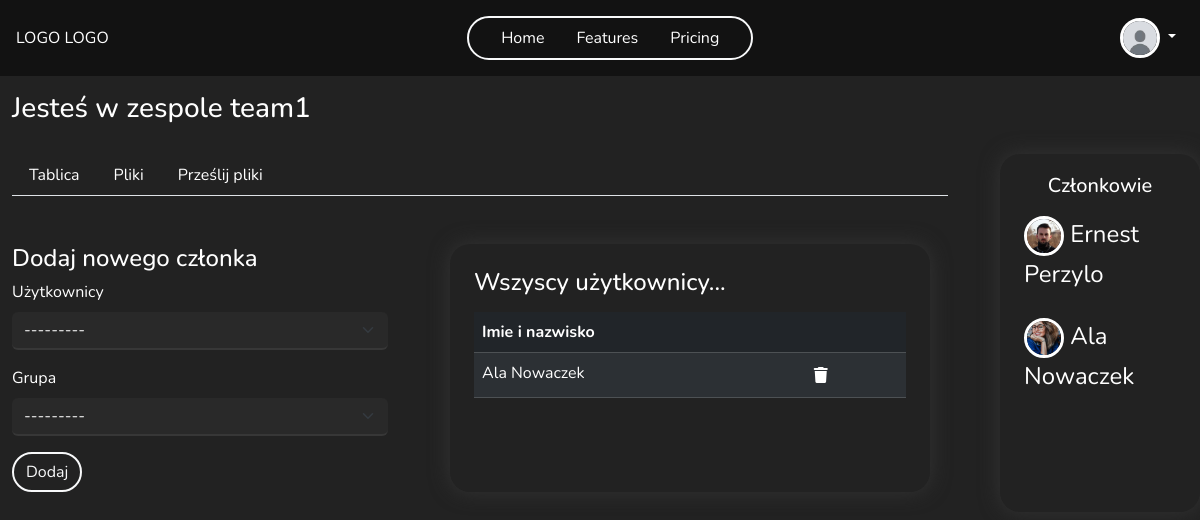
/team/5/members (signed in), run on the app's committed database.
### main/models.py (models this page shows, shortened)
class Profile(models.Model):
    user = models.OneToOneField(User, on_delete=models.CASCADE)
    image = models.ImageField(default='default.jpg', upload_to=UniqueFileName('profile_pics'))
    bio = models.TextField(max_length=500, blank=True, null=True)
    country = CountryField(default = 'PL')
    age = models.PositiveSmallIntegerField(blank=True, null=True)
    phone_number = models.CharField(max_length=20, blank=True, null=True)
    website = models.CharField(max_length=255, blank=True, null=True)

class Team(models.Model):
    name = models.CharField(max_length=255)
    founder = models.ForeignKey(User, on_delete=models.CASCADE, related_name='team_founder')
    members = models.ManyToManyField(User, through='TeamMembership', related_name='team_member', blank=True)
    key = models.OneToOneField(Key, on_delete=models.SET_NULL, null=True, blank=True, related_name='team_key', unique=True)
    def get_members(self):
        return TeamMembership.objects.filter(team=self)
    class Meta:
        permissions = [
            ("add_new_member", "Can add new team memeber"),
            ("delete_member", "Can delete team memeber"),
            ("manage_perms", "Can manage all permission in team"),
            ("view_logs", "Can see team logs")
        ]

class TeamMembership(models.Model):
    user = models.ForeignKey(User, on_delete=models.CASCADE)
    team = models.ForeignKey(Team, on_delete=models.CASCADE)
    groups = models.ManyToManyField(Group)
    def get_fullname_member(self):
        return f'{self.user.get_full_name()}'

### main/views.py (the view)
# urls.py: path('team/<int:id>/members', views.team_add_member, name='team_members'),
@login_required
def team_add_member(request, id):
    team, members = get_team_and_members(id)
    if request.user.is_authenticated:
        user = request.user
        user_permissions = get_user_perms(user, team)
    if request.method == 'POST':
        form = AddNewMember(request.POST or None, team=team)
        if form.is_valid():
            member = form.cleaned_data['members']
            group = form.cleaned_data['groups']
            team_membership = TeamMembership.objects.create(user = member, team=team)
            team_membership.groups.add(group)
            TeamActivityLog.objects.create(user = user, action = f'Dodano nowego członka - {member.get_full_name()}', team=team)
            return redirect('team_members', id=team.id)
    else:
        form = AddNewMember(team=team)
        form.team = team
    context = {'team':team, 'form':form, 'members': members, 'user':user, 'user_permissions':user_permissions}
    return render(request, 'teams/team_members.html', context=context)

### main/forms.py
class AddNewMember(forms.Form):
    members = forms.ModelChoiceField(queryset=User.objects.all())
    groups = forms.ModelChoiceField(queryset=Group.objects.all())
    def __init__(self, *args, **kwargs):
        team = kwargs.pop('team', None)
        super().__init__(*args, **kwargs)
        self.fields['members'].label = 'Użytkownicy'
        self.fields['groups'].label = 'Grupa'
        if team:
            existing_members = team.members.all()
            users_not_in_team = User.objects.filter(is_superuser=False).exclude(id__in=[user.id for user in existing_members])
            self.fields['members'].queryset = users_not_in_team
            if not users_not_in_team:
                self.fields['members'].choices = [('', ('Brak użytkowników do dodania'))]
        self.fields['members'].label_from_instance = lambda obj: f"{obj.get_full_name()}"

### main/permission_tools.py (called while the page is built)
def get_user_perms(user, team):
    team_membership = TeamMembership.objects.filter(user=user, team=team).first()
    user_permissions = []
    if team_membership:
        group = team_membership.groups.first()
        if group:
            user_permissions += list(group.permissions.values_list('codename', flat=True))
    return user_permissions

### main/views.py (called while the page is built)
def get_team_and_members(id):
    team = get_object_or_404(Team, pk=id)
    members = team.get_members()
    return team, members

### main/templates/teams/team_members.html (shortened to what this page needs)
{% extends "teams/team_board.html" %}
{% load crispy_forms_tags %}
{% block navbar %}
    {% include 'main/navbar.html' %}
{% endblock navbar %}
{% block team-content %}
<div class="row mt-5">
    <div class="col-5">
        <h4>Dodaj nowego członka</h4>
        <form method="POST">
            {{form|crispy}}
            <button type="submit" class="btn btn-outline-light border-2 rounded-pill">Dodaj</button>
        </form>
    </div>
    <div class="col-6 p-4 my-shadow">
        <h4 class="mb-3">Wszyscy użytkownicy...</h4>
        <table class="table table-striped table-dark">
            <thead>
              <tr>
                <th scope="col">Imie i nazwisko</th>
                <th scope="col"></th>
              </tr>
            </thead>
            <tbody>
                {% for member in team.members.all %}
                  {% if member != team.founder %}
                  <tr>
                    <td>
                        {% if member.get_full_name %}
                            {{ member.get_full_name }}
                        {% else %}
                            {{ member.username }}
                        {% endif %}
                    </td>
                    <td>
                        <a class="delete-confirm" data-bs-toggle="modal" data-bs-target="#confirmDeleteModal"
                        data-desc=" Usunąć użytkownika {{member.get_full_name}}?"
                        data-url="{% url 'remove_member' team.id member.id %}" ><i class="fa-solid fa-trash trash-icon"></i></a>
                    </td>
                  </tr>
                  {% endif %}
                {% endfor %}
            </tbody>
          </table>
    </div>
</div>
{% endblock %}

### main/templates/teams/team_board.html (shortened to what this page needs)
{% extends "main/base.html" %}
{% load crispy_forms_tags %}
{% block content %}
<div class="container-fluid team-container ">
  <h3 class="mt-3">Jesteś w zespole {{team.name}}</h3>
    <div class="row ">
        <div class="col-10 team-col">
            <ul class="nav nav-tabs">
                <li class="nav-item">
                  <a class="nav-link" aria-current="page" href="{% url 'team_board' team.id %}">Tablica</a>
                </li>
                <li class="nav-item">
                  <a class="nav-link" href="{% url 'team_files' team.id %}">Pliki</a>
                </li>
                <li class="nav-item">
                  <a class="nav-link" href="{% url 'team_add_file' team.id %}">Prześlij pliki</a>
                </li>
              </ul>
            <div class="team-content">
              {% block team-content %}{% endblock team-content %}
            </div>
        </div>
        <div class="col-2 members-col" >
            <h5 class="text-center ">Członkowie</h5>
          {% for member in members %}
            <div class="row d-flex align-items-center ">
                <div class="member-name d-flex justify-content-between ">
                    <div>
                      <img src="{{ member.user.profile.image.url }}" class="rounded-circle img-profile">
                      {{member.get_fullname_member}}
                    </div>
                </div>
            </div>
          {% endfor %}
        </div>
    </div>
</div>
{% endblock content %}

### main/templates/main/navbar.html (shortened to what this page needs)
<nav class="navbar navbar-expand-lg my-nav text-light justify-content-center position-relative p-3 z-3">
  <div class="d-flex justify-content-between w-100 align-items-center">
    <a class=" nav-link" href="/">LOGO LOGO</a>
    <ul class="navbar-nav mb-2 mb-lg-0 justify-content-center border border-2 border-light rounded-pill px-4 gap-3 ">
      <li class="nav-item">
        <a class="nav-link active" aria-current="page" href="{% url 'home' %}">Home</a>
      </li>
      <li class="nav-item">
        <a class="nav-link" href="#">Features</a>
      </li>
      <li class="nav-item">
        <a class="nav-link" href="#">Pricing</a>
      </li>
    </ul>
    <div class="navbar-nav ">
      {% if user.is_authenticated %}
          <div class="nav-item dropdown ml-auto">
            <a class="nav-link dropdown-toggle" href="#" role="button" data-bs-toggle="dropdown" aria-expanded="true">
              <img src="{{ user.profile.image.url }}" class="rounded-circle img-profile">
            </a>
          </div>
      {% else %}
      <a
        class="nav-link border border-2 border-light rounded-pill d-flex justify-content-center align-items-center gap-3 position-relative login-icon"
        href="{% url 'my-login' %}">Login<i class="fa-solid fa-user border border-2 border-light rounded-circle position-absolute button-icon"></i></a>
      {% endif %}
    </div>
  </div>
</nav>

### static/style/new.css (style rules this page uses)
* { padding: 0; margin: 0; box-sizing: border-box; font-family: 'Nunito', sans-serif; }
.bg { background-color: #121212 !important; color: white; }
.navbar { height: 76px !important; }
.nav-link { color: white !important; }
.img-profile { width: 40px ; height: 40px; object-fit: cover; border: 3px solid white; }

### static/style/profile.css (style rules this page uses)
.btn { cursor: pointer; }
.text-light { color: #babbbc !important; }

### static/style/team.css (style rules this page uses)
.team-container { height: calc(100vh - 76px); background-color: #222222; }
.team-col { border-radius: 20px; width: 80% !important; margin-right: 40px; padding: 20px; }
.members-col { box-shadow: 0 0 20px rgb(52, 52, 52) !important; max-height: 780px !important; border-radius: 20px; padding: 20px; overflow:auto; margin-top: 20px !important; max-height: 670px !important; overflow-y: auto ; }
.members-col .row { margin: 10px 10px 10px 0; }
.member-name { font-size: 24px; width: auto; padding: 8px; position: relative; }
.nav-tabs { margin-bottom: 30px !important; }
form input, form select, form textarea { background-color:#292929 !important; border: none !important; color: white !important; border-bottom: solid 2px #373737!important; }
.my-shadow { box-shadow: 0 0 20px rgb(52, 52, 52) !important; border-radius: 20px; margin-left: 50px; }
.trash-icon { color: white !important; padding: 6px; cursor: pointer; }
.fa-trash { cursor: pointer; }

### data on the page
Team: name "team1"
TeamMembership: user.profile.image (picture), get_fullname_member "Ernest Perzylo"
TeamMembership: user.profile.image (picture), get_fullname_member "Ala Nowaczek"

### other printed values
{{ member.get_full_name }} "Ala Nowaczek"
